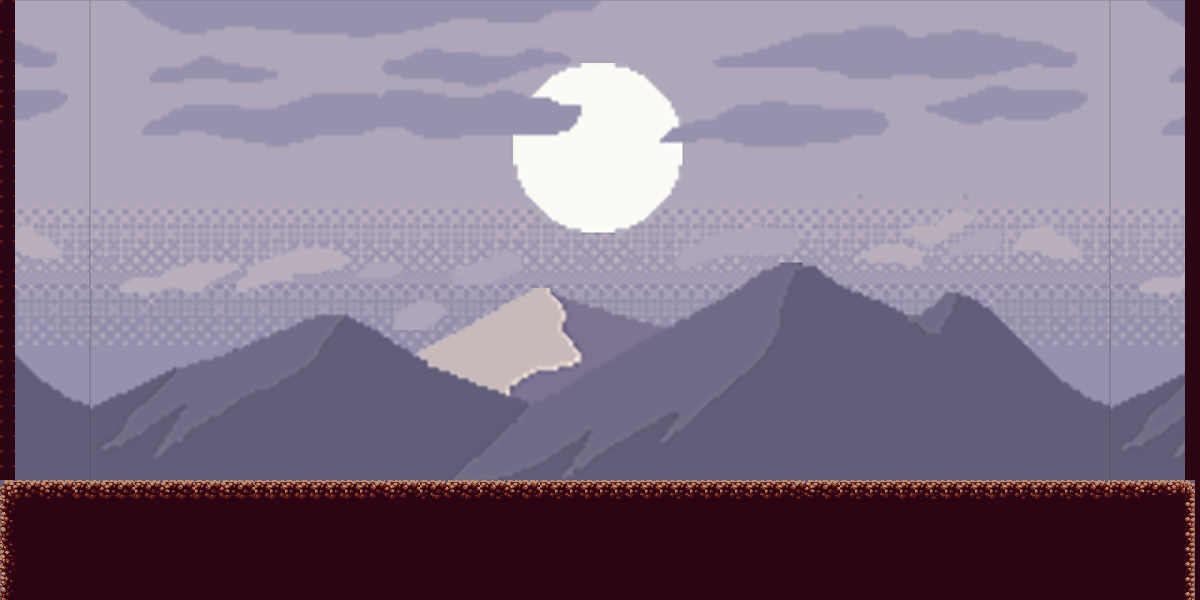

Tiled map render using the project's own tile images. Description and the map definition, with tile-layer contents summarised, below:
An orthogonal 80x40 tile map with 15x15 px tiles, 2 tile layers (background, foreground), 2 tilesets and 4 objects (player, enemy, boss1, START).

<map version="1.0" orientation="orthogonal" renderorder="right-down" width="80" height="40" tilewidth="15" tileheight="15" nextobjectid="5">
 <tileset firstgid="1" name="boss1background" tilewidth="15" tileheight="15" tilecount="2720" columns="68">
  <image source="../images/boss1background.png" width="1020" height="600" />
 </tileset>
 <tileset firstgid="2721" name="boss1tile" tilewidth="15" tileheight="15" tilecount="102" columns="17">
  <image source="../images/boss1tile.png" width="256" height="96" />
 </tileset>
 <layer name="background" width="80" height="40">
  <data>[3200 cells, 3200 non-empty, 2720 distinct tile ids]</data>
 </layer>
 <layer name="foreground" width="80" height="40">
  <data>[3200 cells, 704 non-empty, 28 distinct tile ids]</data>
 </layer>
 <objectgroup name="entities" visible="0">
  <object id="1" name="player" type="player" x="73.3333" y="340" width="16" height="16" />
  <object id="2" name="enemy" type="enemy" x="966.667" y="256" width="16" height="16" />
 </objectgroup>
 <objectgroup name="enemies">
  <object id="4" name="boss1" type="boss1" x="968" y="257" width="16" height="16" />
 </objectgroup>
 <objectgroup name="player">
  <object id="3" name="START" type="START" x="75" y="342" width="14" height="16" />
 </objectgroup>
</map>
